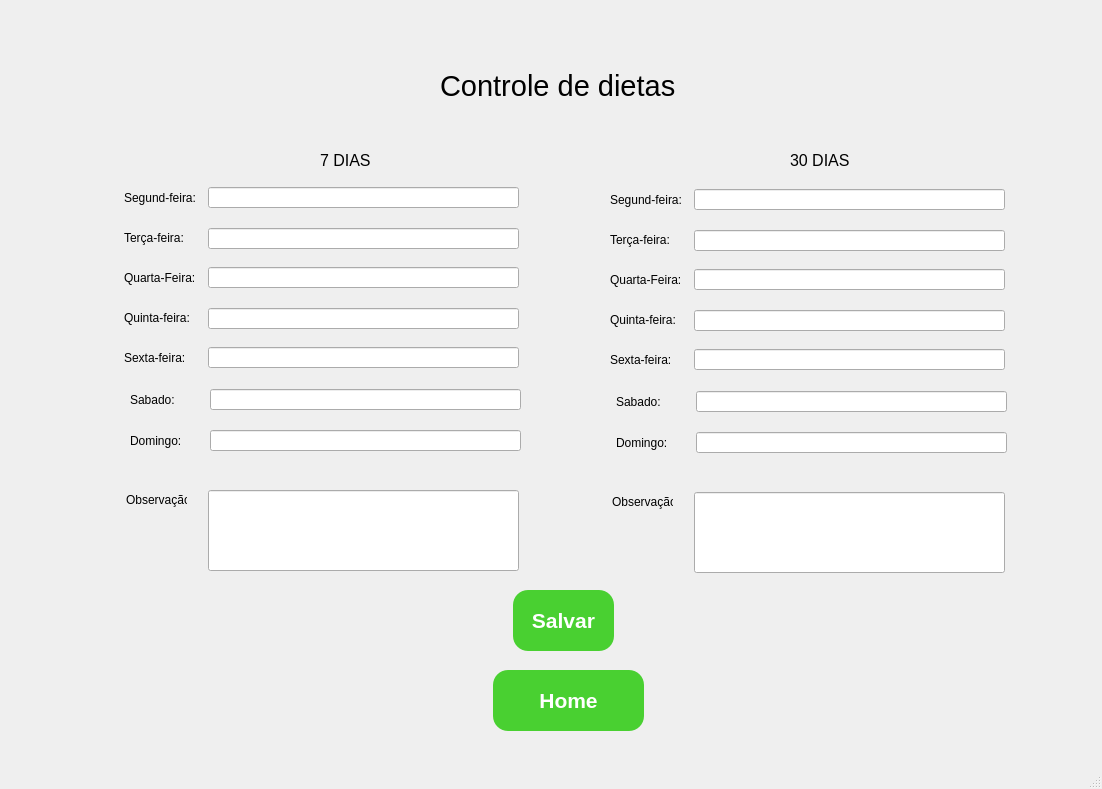
<?xml version="1.0" encoding="UTF-8"?>
<ui version="4.0">
 <class>MainWindow</class>
 <widget class="QMainWindow" name="MainWindow">
  <property name="geometry">
   <rect>
    <x>0</x>
    <y>0</y>
    <width>1102</width>
    <height>789</height>
   </rect>
  </property>
  <property name="windowTitle">
   <string>MainWindow</string>
  </property>
  <widget class="QWidget" name="centralwidget">
   <widget class="QLabel" name="label">
    <property name="geometry">
     <rect>
      <x>0</x>
      <y>0</y>
      <width>1111</width>
      <height>761</height>
     </rect>
    </property>
    <property name="text">
     <string/>
    </property>
    <property name="pixmap">
     <pixmap>nutrição.jpg</pixmap>
    </property>
    <property name="scaledContents">
     <bool>true</bool>
    </property>
   </widget>
   <widget class="QLabel" name="label_2">
    <property name="geometry">
     <rect>
      <x>440</x>
      <y>60</y>
      <width>281</width>
      <height>51</height>
     </rect>
    </property>
    <property name="font">
     <font>
      <pointsize>22</pointsize>
     </font>
    </property>
    <property name="text">
     <string>Controle de dietas</string>
    </property>
    <property name="wordWrap">
     <bool>true</bool>
    </property>
   </widget>
   <widget class="QPushButton" name="pushButton_5">
    <property name="geometry">
     <rect>
      <x>513</x>
      <y>590</y>
      <width>101</width>
      <height>61</height>
     </rect>
    </property>
    <property name="font">
     <font>
      <pointsize>16</pointsize>
      <weight>75</weight>
      <bold>true</bold>
     </font>
    </property>
    <property name="styleSheet">
     <string notr="true">background-color:#49d031;
color:#ffffff;
border-radius:15px;</string>
    </property>
    <property name="text">
     <string>Salvar</string>
    </property>
   </widget>
   <widget class="QPushButton" name="pushButton_6">
    <property name="geometry">
     <rect>
      <x>493</x>
      <y>670</y>
      <width>151</width>
      <height>61</height>
     </rect>
    </property>
    <property name="font">
     <font>
      <pointsize>16</pointsize>
      <weight>75</weight>
      <bold>true</bold>
     </font>
    </property>
    <property name="styleSheet">
     <string notr="true">background-color:#49d031;
color:#ffffff;
border-radius:15px;</string>
    </property>
    <property name="text">
     <string>Home</string>
    </property>
   </widget>
   <widget class="QLabel" name="label_9">
    <property name="geometry">
     <rect>
      <x>124</x>
      <y>188</y>
      <width>81</width>
      <height>20</height>
     </rect>
    </property>
    <property name="text">
     <string>Segund-feira:</string>
    </property>
   </widget>
   <widget class="QLineEdit" name="lineEdit_7">
    <property name="geometry">
     <rect>
      <x>208</x>
      <y>308</y>
      <width>311</width>
      <height>21</height>
     </rect>
    </property>
   </widget>
   <widget class="QLineEdit" name="lineEdit_8">
    <property name="geometry">
     <rect>
      <x>208</x>
      <y>490</y>
      <width>311</width>
      <height>81</height>
     </rect>
    </property>
   </widget>
   <widget class="QLabel" name="label_10">
    <property name="geometry">
     <rect>
      <x>124</x>
      <y>228</y>
      <width>81</width>
      <height>20</height>
     </rect>
    </property>
    <property name="text">
     <string>Terça-feira:</string>
    </property>
   </widget>
   <widget class="QLineEdit" name="lineEdit_9">
    <property name="geometry">
     <rect>
      <x>208</x>
      <y>187</y>
      <width>311</width>
      <height>21</height>
     </rect>
    </property>
   </widget>
   <widget class="QLineEdit" name="lineEdit_10">
    <property name="geometry">
     <rect>
      <x>208</x>
      <y>347</y>
      <width>311</width>
      <height>21</height>
     </rect>
    </property>
   </widget>
   <widget class="QLabel" name="label_11">
    <property name="geometry">
     <rect>
      <x>124</x>
      <y>308</y>
      <width>81</width>
      <height>20</height>
     </rect>
    </property>
    <property name="text">
     <string>Quinta-feira:</string>
    </property>
   </widget>
   <widget class="QLabel" name="label_12">
    <property name="geometry">
     <rect>
      <x>124</x>
      <y>268</y>
      <width>81</width>
      <height>20</height>
     </rect>
    </property>
    <property name="text">
     <string>Quarta-Feira:</string>
    </property>
   </widget>
   <widget class="QLineEdit" name="lineEdit_11">
    <property name="geometry">
     <rect>
      <x>208</x>
      <y>267</y>
      <width>311</width>
      <height>21</height>
     </rect>
    </property>
   </widget>
   <widget class="QLabel" name="label_13">
    <property name="geometry">
     <rect>
      <x>124</x>
      <y>348</y>
      <width>81</width>
      <height>20</height>
     </rect>
    </property>
    <property name="text">
     <string>Sexta-feira:</string>
    </property>
   </widget>
   <widget class="QLineEdit" name="lineEdit_12">
    <property name="geometry">
     <rect>
      <x>208</x>
      <y>228</y>
      <width>311</width>
      <height>21</height>
     </rect>
    </property>
   </widget>
   <widget class="QLabel" name="label_14">
    <property name="geometry">
     <rect>
      <x>126</x>
      <y>490</y>
      <width>61</width>
      <height>20</height>
     </rect>
    </property>
    <property name="text">
     <string>Observação</string>
    </property>
   </widget>
   <widget class="QLabel" name="label_15">
    <property name="geometry">
     <rect>
      <x>320</x>
      <y>150</y>
      <width>71</width>
      <height>21</height>
     </rect>
    </property>
    <property name="font">
     <font>
      <pointsize>12</pointsize>
     </font>
    </property>
    <property name="text">
     <string>7 DIAS </string>
    </property>
   </widget>
   <widget class="QLineEdit" name="lineEdit_13">
    <property name="geometry">
     <rect>
      <x>210</x>
      <y>389</y>
      <width>311</width>
      <height>21</height>
     </rect>
    </property>
   </widget>
   <widget class="QLabel" name="label_17">
    <property name="geometry">
     <rect>
      <x>130</x>
      <y>390</y>
      <width>81</width>
      <height>20</height>
     </rect>
    </property>
    <property name="text">
     <string>Sabado:</string>
    </property>
   </widget>
   <widget class="QLabel" name="label_18">
    <property name="geometry">
     <rect>
      <x>130</x>
      <y>431</y>
      <width>81</width>
      <height>20</height>
     </rect>
    </property>
    <property name="text">
     <string>Domingo:</string>
    </property>
   </widget>
   <widget class="QLineEdit" name="lineEdit_14">
    <property name="geometry">
     <rect>
      <x>210</x>
      <y>430</y>
      <width>311</width>
      <height>21</height>
     </rect>
    </property>
   </widget>
   <widget class="QLineEdit" name="lineEdit_15">
    <property name="geometry">
     <rect>
      <x>694</x>
      <y>349</y>
      <width>311</width>
      <height>21</height>
     </rect>
    </property>
   </widget>
   <widget class="QLabel" name="label_19">
    <property name="geometry">
     <rect>
      <x>616</x>
      <y>392</y>
      <width>81</width>
      <height>20</height>
     </rect>
    </property>
    <property name="text">
     <string>Sabado:</string>
    </property>
   </widget>
   <widget class="QLabel" name="label_16">
    <property name="geometry">
     <rect>
      <x>610</x>
      <y>270</y>
      <width>81</width>
      <height>20</height>
     </rect>
    </property>
    <property name="text">
     <string>Quarta-Feira:</string>
    </property>
   </widget>
   <widget class="QLineEdit" name="lineEdit_16">
    <property name="geometry">
     <rect>
      <x>694</x>
      <y>269</y>
      <width>311</width>
      <height>21</height>
     </rect>
    </property>
   </widget>
   <widget class="QLineEdit" name="lineEdit_17">
    <property name="geometry">
     <rect>
      <x>694</x>
      <y>492</y>
      <width>311</width>
      <height>81</height>
     </rect>
    </property>
   </widget>
   <widget class="QLabel" name="label_20">
    <property name="geometry">
     <rect>
      <x>610</x>
      <y>230</y>
      <width>81</width>
      <height>20</height>
     </rect>
    </property>
    <property name="text">
     <string>Terça-feira:</string>
    </property>
   </widget>
   <widget class="QLineEdit" name="lineEdit_18">
    <property name="geometry">
     <rect>
      <x>694</x>
      <y>230</y>
      <width>311</width>
      <height>21</height>
     </rect>
    </property>
   </widget>
   <widget class="QLabel" name="label_21">
    <property name="geometry">
     <rect>
      <x>610</x>
      <y>310</y>
      <width>81</width>
      <height>20</height>
     </rect>
    </property>
    <property name="text">
     <string>Quinta-feira:</string>
    </property>
   </widget>
   <widget class="QLineEdit" name="lineEdit_19">
    <property name="geometry">
     <rect>
      <x>696</x>
      <y>391</y>
      <width>311</width>
      <height>21</height>
     </rect>
    </property>
   </widget>
   <widget class="QLabel" name="label_22">
    <property name="geometry">
     <rect>
      <x>610</x>
      <y>350</y>
      <width>81</width>
      <height>20</height>
     </rect>
    </property>
    <property name="text">
     <string>Sexta-feira:</string>
    </property>
   </widget>
   <widget class="QLineEdit" name="lineEdit_20">
    <property name="geometry">
     <rect>
      <x>694</x>
      <y>310</y>
      <width>311</width>
      <height>21</height>
     </rect>
    </property>
   </widget>
   <widget class="QLineEdit" name="lineEdit_21">
    <property name="geometry">
     <rect>
      <x>696</x>
      <y>432</y>
      <width>311</width>
      <height>21</height>
     </rect>
    </property>
   </widget>
   <widget class="QLabel" name="label_23">
    <property name="geometry">
     <rect>
      <x>612</x>
      <y>492</y>
      <width>61</width>
      <height>20</height>
     </rect>
    </property>
    <property name="text">
     <string>Observação</string>
    </property>
   </widget>
   <widget class="QLabel" name="label_24">
    <property name="geometry">
     <rect>
      <x>616</x>
      <y>433</y>
      <width>81</width>
      <height>20</height>
     </rect>
    </property>
    <property name="text">
     <string>Domingo:</string>
    </property>
   </widget>
   <widget class="QLineEdit" name="lineEdit_22">
    <property name="geometry">
     <rect>
      <x>694</x>
      <y>189</y>
      <width>311</width>
      <height>21</height>
     </rect>
    </property>
   </widget>
   <widget class="QLabel" name="label_25">
    <property name="geometry">
     <rect>
      <x>610</x>
      <y>190</y>
      <width>81</width>
      <height>20</height>
     </rect>
    </property>
    <property name="text">
     <string>Segund-feira:</string>
    </property>
   </widget>
   <widget class="QLabel" name="label_26">
    <property name="geometry">
     <rect>
      <x>790</x>
      <y>150</y>
      <width>71</width>
      <height>21</height>
     </rect>
    </property>
    <property name="font">
     <font>
      <pointsize>12</pointsize>
     </font>
    </property>
    <property name="text">
     <string>30 DIAS </string>
    </property>
   </widget>
  </widget>
  <widget class="QMenuBar" name="menubar">
   <property name="geometry">
    <rect>
     <x>0</x>
     <y>0</y>
     <width>1102</width>
     <height>21</height>
    </rect>
   </property>
  </widget>
  <widget class="QStatusBar" name="statusbar"/>
 </widget>
 <resources/>
 <connections/>
</ui>
